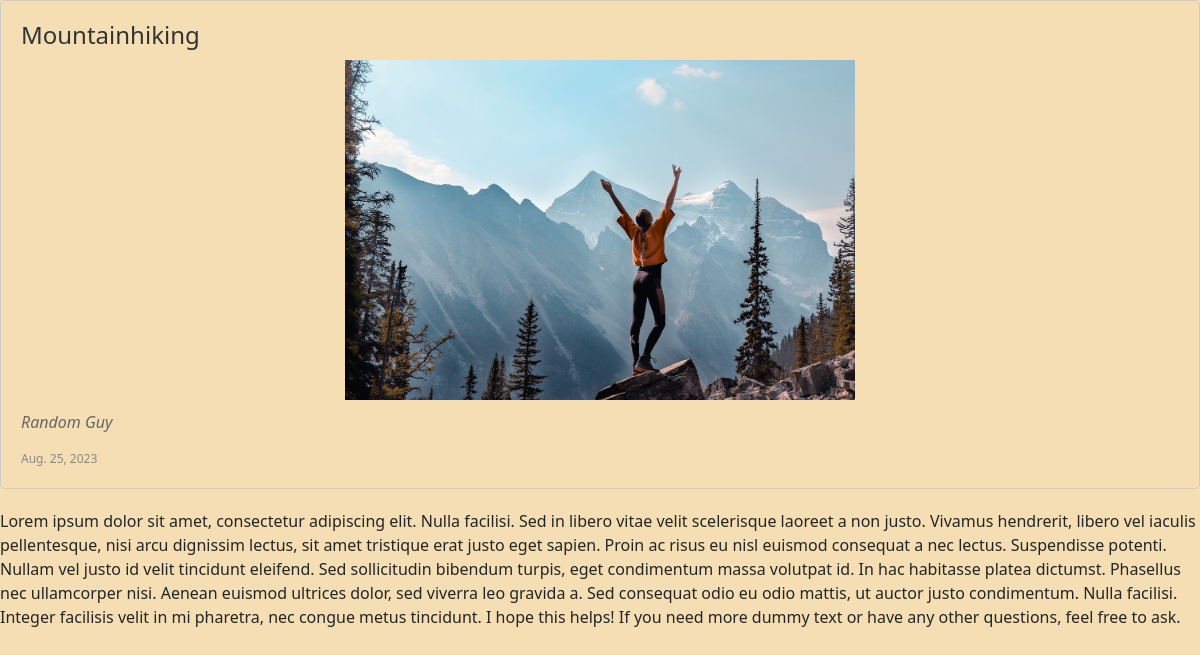
Screenshot of /allpost/mountainhiking with the database file from the repository.
### myapp/models.py (models this page shows, shortened)
class Post(models.Model):
    title = models.CharField(max_length=50)
    excerpt = models.CharField(max_length=200)
    img = models.CharField(max_length=45)
    date = models.DateField(auto_now=True)
    slug= models.SlugField(unique=True,db_index=True)
    content = models.TextField(validators=[MinLengthValidator(10)])
    author = models.ForeignKey(Author,on_delete=models.SET_NULL,related_name="posts",null=True)
    tag = models.ManyToManyField(Tag)

class Author(models.Model):
    firstname = models.CharField(max_length=40)
    lastname = models.CharField(max_length=40)
    email = models.EmailField()
    def __str__(self):
        return f"{self.firstname} {self.lastname}"

### myapp/views.py (the view)
# urls.py: path("allpost/<slug:slug>",views.singlepost,name="mypost")
def singlepost(request,slug):
      identifiedpost = Post.objects.get(slug=slug)
      return render(request,"myapp/mypost.html",{
           "identifiedpost" : identifiedpost
      })

### myapp/templates/myapp/mypost.html (shortened to what this page needs)
{% extends 'base.html' %}
{% load static %}
{% block csspart %}
<link rel = "stylesheet" href = "{% static 'myapp/mypost.css' %}"/>
{% endblock csspart %}
{% block content %}
<section id="summary">
    <h2>{{identifiedpost.title}}</h2>
    <article>
        <img src="{% static 'myapp/'|add:identifiedpost.img %}" alt=POST TITLE/>
         <address>{{identifiedpost.author}}</address>
         <div>
            {{identifiedpost.date}}
         </div>
         </article>
        </section>
        <main>
            {{identifiedpost.content}}
        </main>
{% endblock  %}

### templates/base.html (shortened to what this page needs)
{% load static %}
<!DOCTYPE html>
<html lang="en">
  <head>
    <link href="https://cdn.jsdelivr.net/npm/bootstrap@5.3.1/dist/css/bootstrap.min.css" rel="stylesheet">
    <link rel="stylesheet" href="{% static 'app.css' %}">
    {% block csspart %}{% endblock  %}
  </head>
  <body>
   {% block content %}{% endblock  %}
  </body>

### static/app.css (style rules this page uses)
body { background-color: wheat; }

### myapp/static/myapp/mypost.css (style rules this page uses)
#summary { background-color: wheat; padding: 20px; border: 1px solid #ccc; border-radius: 5px; margin-bottom: 20px; }
#summary h2 { font-size: 24px; color: #333; }
#summary article img { max-width: 600px; height: 340px; display: block; margin: 10px auto; }
#summary address { font-style: italic; margin-top: 10px; color: #666; }
#summary div { font-size: 12px; color: #888; }
main { font-size: 16px; line-height: 1.5; }

### rows the page displays
Post: title "Mountainhiking", img (picture), author "Random Guy", date "Aug. 25, 2023", content "Lorem ipsum dolor sit amet, consectetur adipiscing elit. Nulla facilisi. Sed in libero vitae velit scelerisque laoreet a non justo. Vivamus hendrerit, libero vel iaculis pellentesque, nisi arcu dignissim lectus, sit amet tristique erat justo eget sapien. Proin ac risus eu nisl euismod consequat a nec lectus. Suspendisse potenti. Nullam vel justo id velit tincidunt eleifend. Sed sollicitudin bibendum turpis, eget condimentum massa volutpat id. In hac habitasse platea dictumst. Phasellus nec ullamcorper nisi. Aenean euismod ultrices dolor, sed viverra leo gravida a. Sed consequat odio eu odio mattis, ut auctor justo condimentum. Nulla facilisi. Integer facilisis velit in mi pharetra, nec…"
